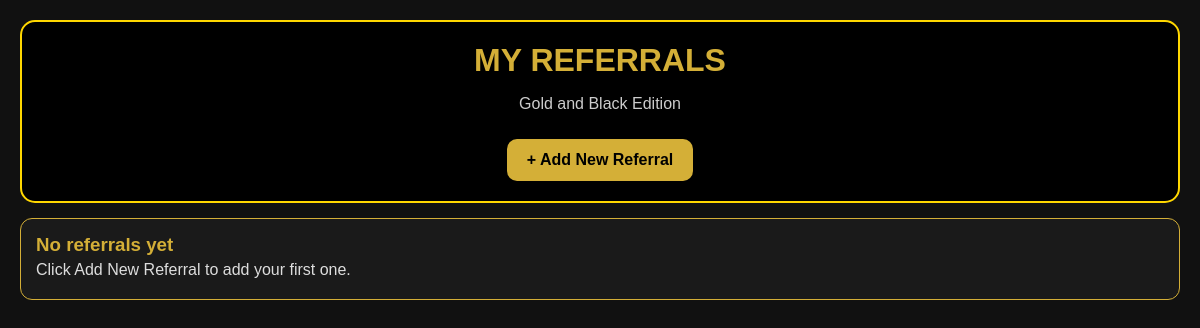
Page /home/ on the earlier database version.
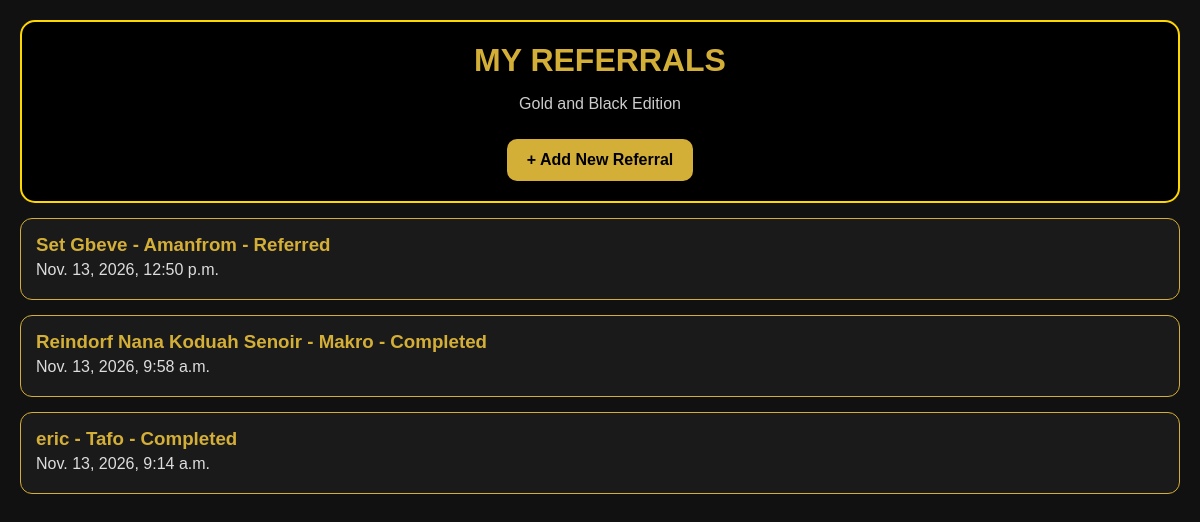
Same page on the later database version.
### referrals/models.py (models this page shows)
class Referral(models.Model):
    STATUS_CHOICES = [
        ('Referred', 'Referred'),
        ('Completed', 'Completed'),
        ('Rejected', 'Rejected'),
    ]
    patient_name = models.CharField(max_length=100)
    phone = models.CharField(max_length=20, blank=True, null=True)
    age = models.IntegerField(blank=True, null=True)
    community = models.CharField(max_length=100)
    symptoms = models.TextField()
    prescription = models.TextField(blank=True, null=True)
    is_serious = models.BooleanField(default=False)
    status = models.CharField(max_length=20, choices=STATUS_CHOICES, default='Referred')
    referral_code = models.CharField(max_length=20, blank=True, null=True)
    feedback = models.TextField(blank=True, null=True)
    follow_up_done = models.BooleanField(default=False)
    created_at = models.DateTimeField(auto_now_add=True)
    def __str__(self):
        return f"{self.patient_name} - {self.community} - {self.status}"

### referrals/views.py (the view)
# urls.py: 2. Add a URL to urlpatterns:  path('', views.home, name='home')
def home(request):
    referrals = Referral.objects.all().order_by('-id')
    return render(request, 'referrals/home.html', {'referrals': referrals})

### referrals/templates/referrals/home.html (shortened to what this page needs)
<!DOCTYPE html>
<html>
<head>
</head>
<body>
<div class="top">
<h1>MY REFERRALS</h1>
<p>Gold and Black Edition</p>
<a class="btn" href="/admin/">+ Add New Referral</a>
</div>
{% for r in referrals %}
<div class="card">
<h3>{{ r }}</h3>
<p>{{ r.created_at }}</p>
</div>
{% empty %}
<div class="card">
<h3>No referrals yet</h3>
<p>Click Add New Referral to add your first one.</p>
</div>
{% endfor %}
</body>
</html>

### referrals/templates/referrals/home.html (style rules this page uses)
body { background: #111111; color: white; font-family: Arial; margin: 0; padding: 20px; }
.top { background: black; border: 2px solid gold; padding: 20px; text-align: center; border-radius: 15px; }
.top h1 { color: #D4AF37; margin: 0; }
.top p { color: #ccc; }
.btn { background: #D4AF37; color: black; padding: 12px 20px; border-radius: 10px; text-decoration: none; font-weight: bold; display: inline-block; margin-top: 10px; }
.card { background: #1a1a1a; border: 1px solid #D4AF37; padding: 15px; margin-top: 15px; border-radius: 12px; }
.card h3 { color: #D4AF37; margin: 0; }
.card p { color: #ddd; margin: 5px 0; }

Differences in the rows shown:
added Referral: patient_name+community+status "Set Gbeve - Amanfrom - Referred", created_at "Nov. 13, 2026, 12:50 p.m."
added Referral: patient_name+community+status "Reindorf Nana Koduah Senoir - Makro - Completed", created_at "Nov. 13, 2026, 9:58 a.m."
added Referral: patient_name+community+status "eric - Tafo - Completed", created_at "Nov. 13, 2026, 9:14 a.m."
Other differences:
text no longer shown: "No referrals yet Click Add New Referral to add your first one."
